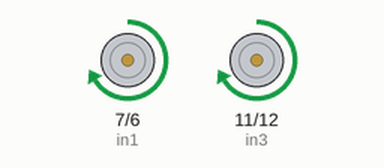
A sketch run on a simulated Arduino Uno, built with avr-gcc and run on an emulated ATmega328P. Parts: motor-driver pin pairs drawn as motors (green arrow = first pin HIGH = forward, orange = second pin HIGH = backward, longer = more drive, scaled by the enable pin). What the sketch prints to the serial monitor is not drawn.

Above: at 0.7 s.
At 5.2 s:
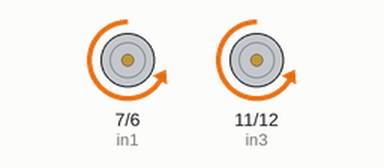
Timing chart, 0 to 6.9 s (numbered marks = the images above):
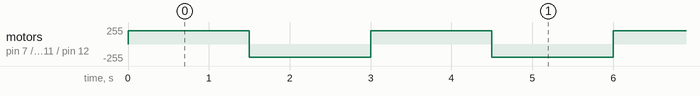

The sketch:

motordriverrecent.ino
```cpp
int enA = 9;
int enB = 10;
int in3 = 11;
int in4 = 12;
int in2 = 6;
int in1 = 7;
void setup() {
  // put your setup code here, to run once:
  pinMode(enA, OUTPUT);
  pinMode(enB, OUTPUT);
  pinMode(in1, OUTPUT);
  pinMode(in2, OUTPUT);
  pinMode(in3, OUTPUT);
  pinMode(in4, OUTPUT);
  Serial.begin(9600);
  analogWrite(enA, 200);
  analogWrite(enB, 200);
  Serial.println("finished");
}

void loop() {
  // put your main code here, to run repeatedly:
  digitalWrite(in1, HIGH);
  digitalWrite(in2, LOW);
  digitalWrite(in3, HIGH);
  digitalWrite(in4, LOW);
  delay(1500);
  digitalWrite(in1, LOW);
  digitalWrite(in2, HIGH);
  digitalWrite(in3, LOW);
  digitalWrite(in4, HIGH);
  delay(1500);

}
```

Measured:
- by itself, motor on pin 7 (in1) / pin 6 (in2), motor on pin 11 (in3) / pin 12 (in4): alternates forward 200/255 for 1.5 s and backward 200/255 for 1.5 s
